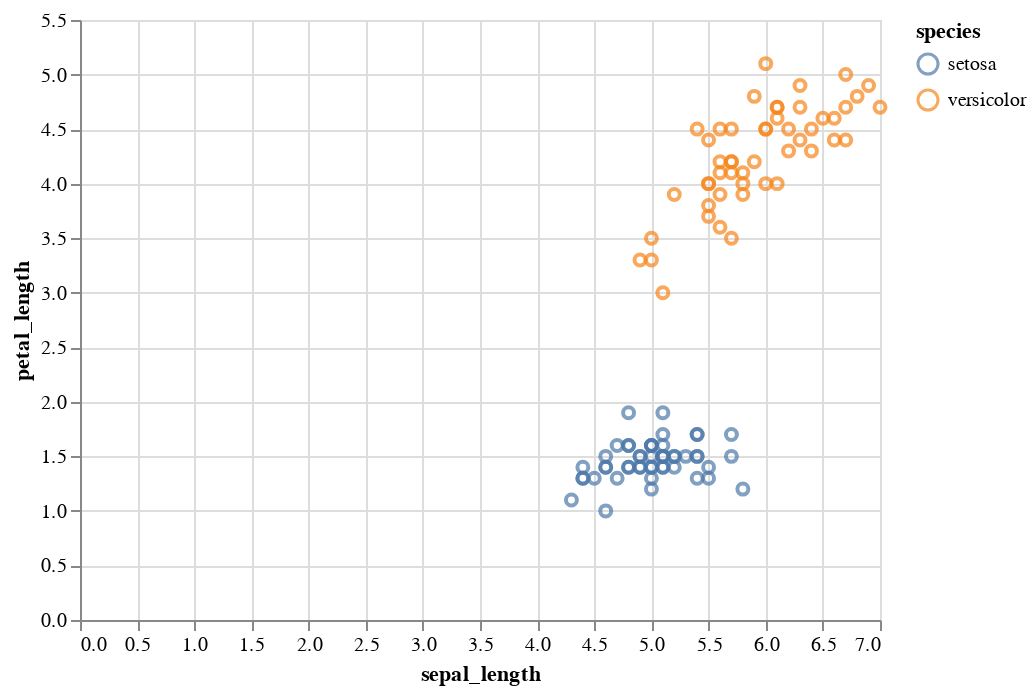

The cell this chart's notebook holds for it:
### Markdown cell above
##### Exercise 2
Create a scatterplot of your data based off of `sepal_length` and `petal_length` with `species` as colors. Utilize the `altair` library.

### Code cell


### Figure 1 — Vega-Lite specification as saved in the notebook (floating-point values rounded to 4 significant figures)
{"config": {"view": {"continuousWidth": 400, "continuousHeight": 300}}, "data": {"name": "data-63e6c8935977ca0a493dfadef400f466"}, "mark": "point", "encoding": {"color": {"type": "nominal", "field": "species"}, "x": {"type": "quantitative", "field": "sepal_length"}, "y": {"type": "quantitative", "field": "petal_length"}}, "$schema": "https://vega.github.io/schema/vega-lite/v4.8.1.json", "datasets": {"data-63e6c8935977ca0a493dfadef400f466": [{"sepal_length": 5.1, "sepal_width": 3.5, "petal_length": 1.4, "petal_width": 0.2, "species": "setosa"}, {"sepal_length": 4.9, "sepal_width": 3.0, "petal_length": 1.4, "petal_width": 0.2, "species": "setosa"}, {"sepal_length": 4.7, "sepal_width": 3.2, "petal_length": 1.3, "petal_width": 0.2, "species": "setosa"}, {"sepal_length": 4.6, "sepal_width": 3.1, "petal_length": 1.5, "petal_width": 0.2, "species": "setosa"}, {"sepal_length": 5.0, "sepal_width": 3.6, "petal_length": 1.4, "petal_width": 0.2, "species": "setosa"}, {"sepal_length": 5.4, "sepal_width": 3.9, "petal_length": 1.7, "petal_width": 0.4, "species": "setosa"}, {"sepal_length": 4.6, "sepal_width": 3.4, "petal_length": 1.4, "petal_width": 0.3, "species": "setosa"}, {"sepal_length": 5.0, "sepal_width": 3.4, "petal_length": 1.5, "petal_width": 0.2, "species": "setosa"}, {"sepal_length": 4.4, "sepal_width": 2.9, "petal_length": 1.4, "petal_width": 0.2, "species": "setosa"}, {"sepal_length": 4.9, "sepal_width": 3.1, "petal_length": 1.5, "petal_width": 0.1, "species": "setosa"}, {"sepal_length": 5.4, "sepal_width": 3.7, "petal_length": 1.5, "petal_width": 0.2, "species": "setosa"}, {"sepal_length": 4.8, "sepal_width": 3.4, "petal_length": 1.6, "petal_width": 0.2, "species": "setosa"}, {"sepal_length": 4.8, "sepal_width": 3.0, "petal_length": 1.4, "petal_width": 0.1, "species": "setosa"}, {"sepal_length": 4.3, "sepal_width": 3.0, "petal_length": 1.1, "petal_width": 0.1, "species": "setosa"}, {"sepal_length": 5.8, "sepal_width": 4.0, "petal_length": 1.2, "petal_width": 0.2, "species": "setosa"}, {"sepal_length": 5.7, "sepal_width": 4.4, "petal_length": 1.5, "petal_width": 0.4, "species": "setosa"}, {"sepal_length": 5.4, "sepal_width": 3.9, "petal_length": 1.3, "petal_width": 0.4, "species": "setosa"}, {"sepal_length": 5.1, "sepal_width": 3.5, "petal_length": 1.4, "petal_width": 0.3, "species": "setosa"}, {"sepal_length": 5.7, "sepal_width": 3.8, "petal_length": 1.7, "petal_width": 0.3, "species": "setosa"}, {"sepal_length": 5.1, "sepal_width": 3.8, "petal_length": 1.5, "petal_width": 0.3, "species": "setosa"}, {"sepal_length": 5.4, "sepal_width": 3.4, "petal_length": 1.7, "petal_width": 0.2, "species": "setosa"}, {"sepal_length": 5.1, "sepal_width": 3.7, "petal_length": 1.5, "petal_width": 0.4, "species": "setosa"}, {"sepal_length": 4.6, "sepal_width": 3.6, "petal_length": 1.0, "petal_width": 0.2, "species": "setosa"}, {"sepal_length": 5.1, "sepal_width": 3.3, "petal_length": 1.7, "petal_width": 0.5, "species": "setosa"}, {"sepal_length": 4.8, "sepal_width": 3.4, "petal_length": 1.9, "petal_width": 0.2, "species": "setosa"}, {"sepal_length": 5.0, "sepal_width": 3.0, "petal_length": 1.6, "petal_width": 0.2, "species": "setosa"}, {"sepal_length": 5.0, "sepal_width": 3.4, "petal_length": 1.6, "petal_width": 0.4, "species": "setosa"}, {"sepal_length": 5.2, "sepal_width": 3.5, "petal_length": 1.5, "petal_width": 0.2, "species": "setosa"}, {"sepal_length": 5.2, "sepal_width": 3.4, "petal_length": 1.4, "petal_width": 0.2, "species": "setosa"}, {"sepal_length": 4.7, "sepal_width": 3.2, "petal_length": 1.6, "petal_width": 0.2, "species": "setosa"}, {"sepal_length": 4.8, "sepal_width": 3.1, "petal_length": 1.6, "petal_width": 0.2, "species": "setosa"}, {"sepal_length": 5.4, "sepal_width": 3.4, "petal_length": 1.5, "petal_width": 0.4, "species": "setosa"}, {"sepal_length": 5.2, "sepal_width": 4.1, "petal_length": 1.5, "petal_width": 0.1, "species": "setosa"}, {"sepal_length": 5.5, "sepal_width": 4.2, "petal_length": 1.4, "petal_width": 0.2, "species": "setosa"}, {"sepal_length": 4.9, "sepal_width": 3.1, "petal_length": 1.5, "petal_width": 0.2, "species": "setosa"}, {"sepal_length": 5.0, "sepal_width": 3.2, "petal_length": 1.2, "petal_width": 0.2, "species": "setosa"}, {"sepal_length": 5.5, "sepal_width": 3.5, "petal_length": 1.3, "petal_width": 0.2, "species": "setosa"}, {"sepal_length": 4.9, "sepal_width": 3.6, "petal_length": 1.4, "petal_width": 0.1, "species": "setosa"}, {"sepal_length": 4.4, "sepal_width": 3.0, "petal_length": 1.3, "petal_width": 0.2, "species": "setosa"}, {"sepal_length": 5.1, "sepal_width": 3.4, "petal_length": 1.5, "petal_width": 0.2, "species": "setosa"}, {"sepal_length": 5.0, "sepal_width": 3.5, "petal_length": 1.3, "petal_width": 0.3, "species": "setosa"}, {"sepal_length": 4.5, "sepal_width": 2.3, "petal_length": 1.3, "petal_width": 0.3, "species": "setosa"}, {"sepal_length": 4.4, "sepal_width": 3.2, "petal_length": 1.3, "petal_width": 0.2, "species": "setosa"}, {"sepal_length": 5.0, "sepal_width": 3.5, "petal_length": 1.6, "petal_width": 0.6, "species": "setosa"}, {"sepal_length": 5.1, "sepal_width": 3.8, "petal_length": 1.9, "petal_width": 0.4, "species": "setosa"}, {"sepal_length": 4.8, "sepal_width": 3.0, "petal_length": 1.4, "petal_width": 0.3, "species": "setosa"}, {"sepal_length": 5.1, "sepal_width": 3.8, "petal_length": 1.6, "petal_width": 0.2, "species": "setosa"}, {"sepal_length": 4.6, "sepal_width": 3.2, "petal_length": 1.4, "petal_width": 0.2, "species": "setosa"}, {"sepal_length": 5.3, "sepal_width": 3.7, "petal_length": 1.5, "petal_width": 0.2, "species": "setosa"}, {"sepal_length": 5.0, "sepal_width": 3.3, "petal_length": 1.4, "petal_width": 0.2, "species": "setosa"}, {"sepal_length": 7.0, "sepal_width": 3.2, "petal_length": 4.7, "petal_width": 1.4, "species": "versicolor"}, {"sepal_length": 6.4, "sepal_width": 3.2, "petal_length": 4.5, "petal_width": 1.5, "species": "versicolor"}, {"sepal_length": 6.9, "sepal_width": 3.1, "petal_length": 4.9, "petal_width": 1.5, "species": "versicolor"}, {"sepal_length": 5.5, "sepal_width": 2.3, "petal_length": 4.0, "petal_width": 1.3, "species": "versicolor"}, {"sepal_length": 6.5, "sepal_width": 2.8, "petal_length": 4.6, "petal_width": 1.5, "species": "versicolor"}, {"sepal_length": 5.7, "sepal_width": 2.8, "petal_length": 4.5, "petal_width": 1.3, "species": "versicolor"}, {"sepal_length": 6.3, "sepal_width": 3.3, "petal_length": 4.7, "petal_width": 1.6, "species": "versicolor"}, {"sepal_length": 4.9, "sepal_width": 2.4, "petal_length": 3.3, "petal_width": 1.0, "species": "versicolor"}, {"sepal_length": 6.6, "sepal_width": 2.9, "petal_length": 4.6, "petal_width": 1.3, "species": "versicolor"}, {"sepal_length": 5.2, "sepal_width": 2.7, "petal_length": 3.9, "petal_width": 1.4, "species": "versicolor"}, {"sepal_length": 5.0, "sepal_width": 2.0, "petal_length": 3.5, "petal_width": 1.0, "species": "versicolor"}, {"sepal_length": 5.9, "sepal_width": 3.0, "petal_length": 4.2, "petal_width": 1.5, "species": "versicolor"}, {"sepal_length": 6.0, "sepal_width": 2.2, "petal_length": 4.0, "petal_width": 1.0, "species": "versicolor"}, {"sepal_length": 6.1, "sepal_width": 2.9, "petal_length": 4.7, "petal_width": 1.4, "species": "versicolor"}, {"sepal_length": 5.6, "sepal_width": 2.9, "petal_length": 3.6, "petal_width": 1.3, "species": "versicolor"}, {"sepal_length": 6.7, "sepal_width": 3.1, "petal_length": 4.4, "petal_width": 1.4, "species": "versicolor"}, {"sepal_length": 5.6, "sepal_width": 3.0, "petal_length": 4.5, "petal_width": 1.5, "species": "versicolor"}, {"sepal_length": 5.8, "sepal_width": 2.7, "petal_length": 4.1, "petal_width": 1.0, "species": "versicolor"}, {"sepal_length": 6.2, "sepal_width": 2.2, "petal_length": 4.5, "petal_width": 1.5, "species": "versicolor"}, {"sepal_length": 5.6, "sepal_width": 2.5, "petal_length": 3.9, "petal_width": 1.1, "species": "versicolor"}, {"sepal_length": 5.9, "sepal_width": 3.2, "petal_length": 4.8, "petal_width": 1.8, "species": "versicolor"}, {"sepal_length": 6.1, "sepal_width": 2.8, "petal_length": 4.0, "petal_width": 1.3, "species": "versicolor"}, {"sepal_length": 6.3, "sepal_width": 2.5, "petal_length": 4.9, "petal_width": 1.5, "species": "versicolor"}, {"sepal_length": 6.1, "sepal_width": 2.8, "petal_length": 4.7, "petal_width": 1.2, "species": "versicolor"}, {"sepal_length": 6.4, "sepal_width": 2.9, "petal_length": 4.3, "petal_width": 1.3, "species": "versicolor"}, {"sepal_length": 6.6, "sepal_width": 3.0, "petal_length": 4.4, "petal_width": 1.4, "species": "versicolor"}, {"sepal_length": 6.8, "sepal_width": 2.8, "petal_length": 4.8, "petal_width": 1.4, "species": "versicolor"}, {"sepal_length": 6.7, "sepal_width": 3.0, "petal_length": 5.0, "petal_width": 1.7, "species": "versicolor"}, {"sepal_length": 6.0, "sepal_width": 2.9, "petal_length": 4.5, "petal_width": 1.5, "species": "versicolor"}, {"sepal_length": 5.7, "sepal_width": 2.6, "petal_length": 3.5, "petal_width": 1.0, "species": "versicolor"}, {"sepal_length": 5.5, "sepal_width": 2.4, "petal_length": 3.8, "petal_width": 1.1, "species": "versicolor"}, {"sepal_length": 5.5, "sepal_width": 2.4, "petal_length": 3.7, "petal_width": 1.0, "species": "versicolor"}, {"sepal_length": 5.8, "sepal_width": 2.7, "petal_length": 3.9, "petal_width": 1.2, "species": "versicolor"}, {"sepal_length": 6.0, "sepal_width": 2.7, "petal_length": 5.1, "petal_width": 1.6, "species": "versicolor"}, {"sepal_length": 5.4, "sepal_width": 3.0, "petal_length": 4.5, "petal_width": 1.5, "species": "versicolor"}, {"sepal_length": 6.0, "sepal_width": 3.4, "petal_length": 4.5, "petal_width": 1.6, "species": "versicolor"}, {"sepal_length": 6.7, "sepal_width": 3.1, "petal_length": 4.7, "petal_width": 1.5, "species": "versicolor"}, {"sepal_length": 6.3, "sepal_width": 2.3, "petal_length": 4.4, "petal_width": 1.3, "species": "versicolor"}, {"sepal_length": 5.6, "sepal_width": 3.0, "petal_length": 4.1, "petal_width": 1.3, "species": "versicolor"}, {"sepal_length": 5.5, "sepal_width": 2.5, "petal_length": 4.0, "petal_width": 1.3, "species": "versicolor"}, {"sepal_length": 5.5, "sepal_width": 2.6, "petal_length": 4.4, "petal_width": 1.2, "species": "versicolor"}, {"sepal_length": 6.1, "sepal_width": 3.0, "petal_length": 4.6, "petal_width": 1.4, "species": "versicolor"}, {"sepal_length": 5.8, "sepal_width": 2.6, "petal_length": 4.0, "petal_width": 1.2, "species": "versicolor"}, {"sepal_length": 5.0, "sepal_width": 2.3, "petal_length": 3.3, "petal_width": 1.0, "species": "versicolor"}, {"sepal_length": 5.6, "sepal_width": 2.7, "petal_length": 4.2, "petal_width": 1.3, "species": "versicolor"}, {"sepal_length": 5.7, "sepal_width": 3.0, "petal_length": 4.2, "petal_width": 1.2, "species": "versicolor"}, {"sepal_length": 5.7, "sepal_width": 2.9, "petal_length": 4.2, "petal_width": 1.3, "species": "versicolor"}, {"sepal_length": 6.2, "sepal_width": 2.9, "petal_length": 4.3, "petal_width": 1.3, "species": "versicolor"}, {"sepal_length": 5.1, "sepal_width": 2.5, "petal_length": 3.0, "petal_width": 1.1, "species": "versicolor"}, {"sepal_length": 5.7, "sepal_width": 2.8, "petal_length": 4.1, "petal_width": 1.3, "species": "versicolor"}]}}
